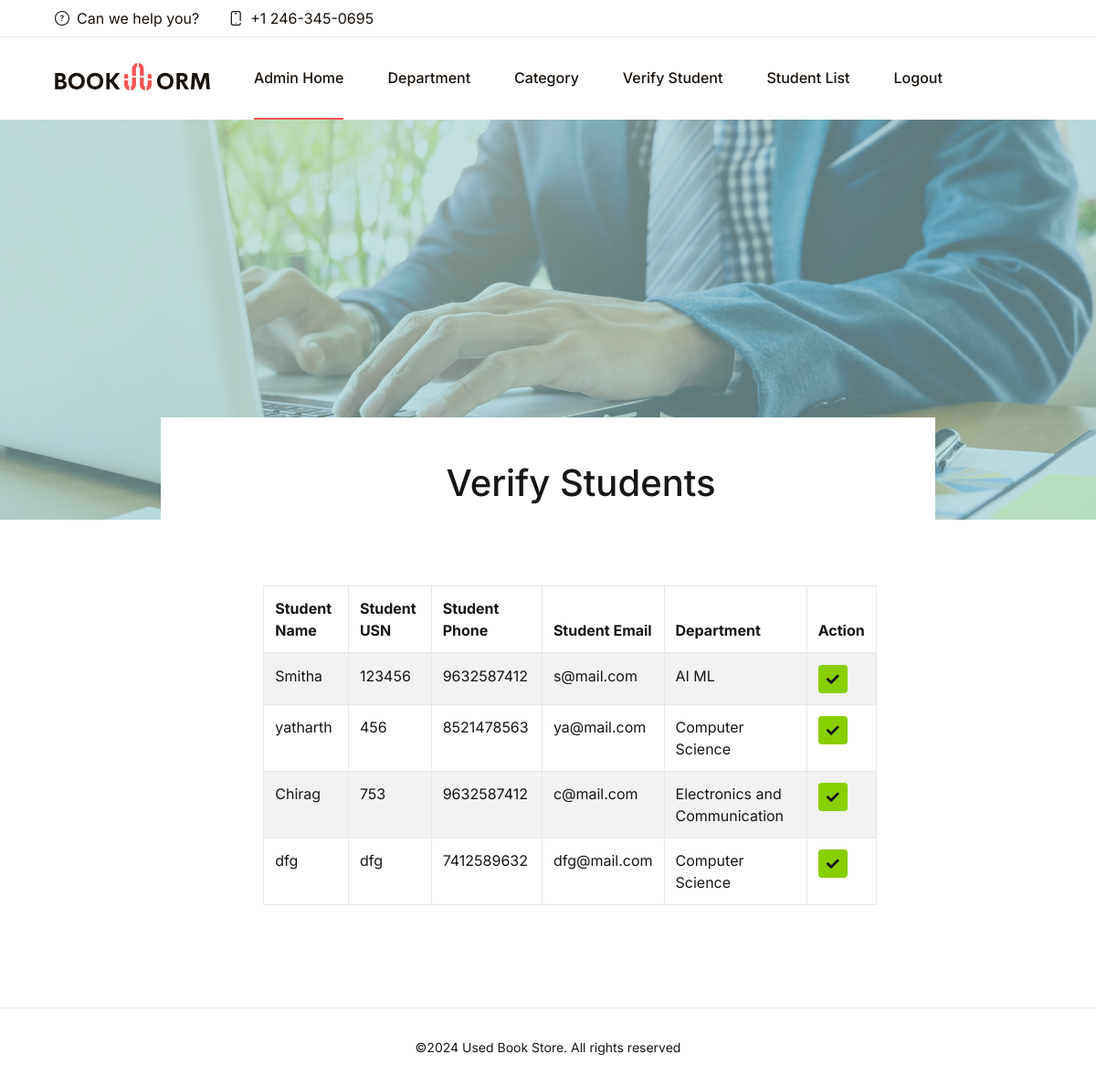
/vstudlist.php, run on the app's committed database.
### tables this page shows
CREATE TABLE `student` (
  `studid` int NOT NULL AUTO_INCREMENT,
  `studname` varchar(500) DEFAULT NULL,
  `fkdeptid` int NOT NULL,
  `mobile` varchar(45) DEFAULT NULL,
  `isActive` bit(1) DEFAULT NULL,
  `studusn` varchar(45) DEFAULT NULL,
  `studpass` varchar(500) DEFAULT NULL,
  `studmail` varchar(500) DEFAULT NULL,
  PRIMARY KEY (`studid`),
  KEY `fkdeptid_idx` (`fkdeptid`),
  CONSTRAINT `fkdeptid` FOREIGN KEY (`fkdeptid`) REFERENCES `department` (`deptid`)
);

CREATE TABLE `department` (
  `deptid` int NOT NULL AUTO_INCREMENT,
  `deptname` varchar(500) DEFAULT NULL,
  PRIMARY KEY (`deptid`)
);

### vstudlist.php (the view, shortened to what this page needs)
<!DOCTYPE html>
<html lang="en">
<?php
include('dbconfig.php');
include("head.php");
?>
<body>
    <?php
    include("AdminHeader.php");
    ?>
    <main id="content">
        <div class="mb-5">
            <img class="img-fluid" src="assets/img/login-bg.jpg" alt="Image-Description">
            <div class="container">
                <div class="mb-lg-8">
                    <div class="col-lg-9 mx-auto">
                        <div class="bg-white mt-n10 mt-md-n13 pt-5 pt-lg-7 px-3 px-md-5 pl-xl-10 pr-xl-4">
                            <div class="mb-4 mb-lg-7 ml-xl-4">
                                <h6 class="font-weight medium font-size-10 mb-4 mb-lg-7 text-center">Verify Students</h6>
                            </div>
                            <div id="signup" style="opacity: 1;" data-target-group="idForm" class="animated fadeIn">
                                <div class="p-4 p-md-6">
                                <table class="table table-striped table-bordered">
<thead>
    <tr>
        <th>Student Name</th>
        <th>Student USN</th>
        <th>Student Phone</th>
        <th>Student Email</th>
        <th>Department</th>
        <th>Action</th>
    </tr>
</thead>
<tbody>
<?php
$selectsql = "select * from student inner join department on fkdeptid = deptid where isActive = 0";
$myselectsql = mysqli_query($con, $selectsql);
while ($row = mysqli_fetch_array($myselectsql)) {
echo "<tr>";
echo "<td> ".$row['studname']."</td>";
echo "<td> ".$row['studusn']."</td>";
echo "<td> ".$row['mobile']."</td>";
echo "<td> ".$row['studmail']."</td>";
echo "<td> ".$row['deptname']."</td>";
echo "<td>
    <a class='btn btn-sm btn-success' href=verifystud.php?studid={$row['studid']}><i class='fas fa-check'></i></a>
    </td> ";
echo "</tr>";
}
?>
</tbody>
</table>
                                </div>
                            </div>
                        </div>
                    </div>
                </div>
            </div>
        </div>
    </main>
    <?php
    include("footer.php");
    ?>
</body>
</html>

### data on the page
student: studname "Smitha", studusn "123456", mobile "9632587412", studmail "s@mail.com", fkdeptid.deptname "AI ML"
student: studname "yatharth", studusn "456", mobile "8521478563", studmail "ya@mail.com", fkdeptid.deptname "Computer Science"
student: studname "Chirag", studusn "753", mobile "9632587412", studmail "c@mail.com", fkdeptid.deptname "Electronics and Communication"
student: studname "dfg", studusn "dfg", mobile "7412589632", studmail "dfg@mail.com", fkdeptid.deptname "Computer Science"
